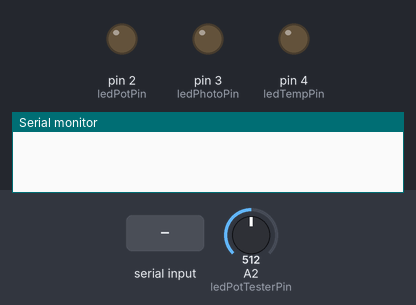
Simulated run of this sketch. Board: Arduino Uno, built with avr-gcc and run on an emulated ATmega328P. On the bench: output pins drawn as LEDs (lit = HIGH), the last lines printed to the serial monitor. Inputs (shaded band) come from the test bench; at power-on: A2 (ledPotTesterPin) = 512.

Above: at 1.2 s.
1.3 s: "pot" received over Serial
2.8 s: "int" received over Serial
At 3.3 s:
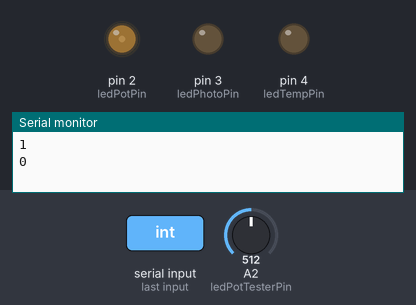
4.3 s: "temp" received over Serial
At 5.1 s:
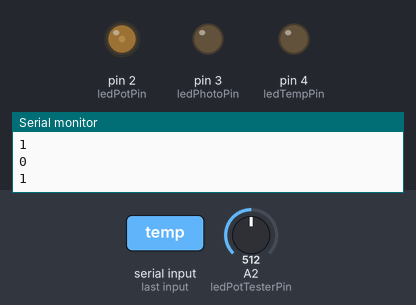
Timing chart, 0 to 7.3 s (numbered marks = the images above; inputs shaded):
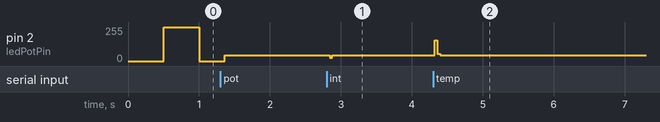

Measured:
- after the input at 2.8 s, pin 2 (ledPotPin): 45/255 → 25/255 at once, → 45/255 0.04 s later
- after the input at 4.3 s, pin 2 (ledPotPin): 45/255 → 156/255 at once, → 54/255 0.04 s later, → 45/255 0.04 s later

The sketch:

ArduinoReceiver.ino
```cpp
/*==========================================================================
                                ACIC Lab03
                              Filipe Reynaud
                              Joao Saramago
  ===========================================================================*/

/* For temperature task */
const float baselineTemp =  30.0;
const int ledTempPin = 4; // LED related to temperature sensor
const int ledTempTesterPin = A4; // analogue pin that tests the led circuit voltage
bool ledTempLastHealth = true; // health reported if the led is off
float temperature;

/* For blink LED task */
int blinkingInterval = 1000;
const int ledPotPin = 2;  // LED related to potentiometer
const int ledPotTesterPin = A2; // analogue pin that tests the led circuit voltage
bool ledPotLastHealth = true; // health reported if the led is off


/* For LED intensity task */
const int ledPhotoPin = 3; // LED related to Light Sensor
const int ledPhotoTesterPin = A3; // analogue pin that tests the led circuit voltage
bool ledPhotoLastHealth = true; // health reported if the led is off
int intensity;

/* Time variables */
unsigned int long currentMillis;
unsigned int long previousMillis;


void setup() {
  Serial.begin(115200);

  for (int pinNumber = 2; pinNumber < 5; pinNumber++) {
    pinMode(pinNumber, OUTPUT);
    digitalWrite(pinNumber, LOW);
  }

  currentMillis = millis();
  previousMillis = currentMillis;
}


/*
   readTemperatureTask
   This function turns on a led depending on the received temperature information and if it is above a given baseline.
*/

void readTemperatureTask() {
  if (temperature > baselineTemp) {
    digitalWrite(ledTempPin, HIGH);
    // As this LED may not be always on, we need to be sure to test it when it is turned ON
    ledTempLastHealth = getLedHealth(ledTempTesterPin, ledTempPin, ledTempLastHealth);
  }
  else {
    digitalWrite(ledTempPin, LOW);
  }
}


/*
   blinkLEDTask
   This function regulates the period at which the LED blinks with
   the blinking interval received from the Serial.
*/
void blinkLEDTask() {
  currentMillis = millis();

  // If the blinkingInterval has passed, keep LED ON. Only turn LED OFF
  // in the next call of this task. No delays were used.
  if (currentMillis - previousMillis > blinkingInterval/2) {
    digitalWrite(ledPotPin, HIGH);
    if (currentMillis - previousMillis > blinkingInterval) {
      previousMillis = currentMillis;
      // As this LED is blinking, we need to be sure to test it when it is turned ON
      ledPotLastHealth = getLedHealth(ledPotTesterPin, ledPotPin, ledPotLastHealth);
    }
  }
  else {
    digitalWrite(ledPotPin, LOW);
  }
}


/*
   intensityLEDTask
   This function regulates the intensity of the light emitted by the LED
   with the intesity information received from the Serial.
*/
void intensityLEDTask() {
  analogWrite(ledPhotoPin, intensity);
}


/*
   Read serial with sensor's information coming from the PC
*/
void readSerialTask()
{
  String readString;

  // Try to read something from Serial on char at a time
  while (Serial.available()) {
    delay(3);  //delay to allow buffer to fill
    if (Serial.available() > 0) {
      char c = Serial.read();  //gets one char from serial buffer
      readString += c; //makes the string readString
    }
  }

  // If something was read from the Serial then extract the information from it
  if (readString.length() > 0) {

      String sensor_name = getValue(readString,':',0);
      String sensor_value = getValue(readString,':',1);

      if (sensor_name == "int") {
        intensity = sensor_value.toInt();
        ledPhotoLastHealth = getLedHealth(ledPhotoTesterPin, ledPhotoPin, ledPhotoLastHealth);
        delay(10);
        Serial.println(ledPhotoLastHealth);
      } else if (sensor_name == "pot") {
        blinkingInterval = sensor_value.toInt();
        delay(10);
        Serial.println(ledPotLastHealth);
      } else if (sensor_name == "temp") {
        temperature = sensor_value.toFloat();
        delay(10);
        Serial.println(ledTempLastHealth);
      }

    // reset String so it is ready to get a new String from Serial
    readString="";
  }
}

int int_led_zero_counter = 0;

boolean getLedHealth(int probePin, int ledPin, bool lastHealth)
{
  int value = analogRead(probePin);
  if (ledPin != ledPhotoPin && 200 < value && value < 850) {
    return true;
  }
  else if (ledPin == ledPhotoPin && intensity > 0) {
    long start = millis();

    // for intensity 1 we need 300 cycles to get a stable health report, for intensity 100 we need 15 cycles
    int cycles = 300 - 80 * log10(5*(intensity-0.8));
    // Serial.println(cycles);
    for (int i = 0; i < cycles; i++) {
      value = analogRead(probePin);
      if (value > 100 && value < 900) {

        int elapsed = millis() - start;
        // Serial.print("Time ");
        // Serial.println(elapsed);

        return true;
      }
    }

    int elapsed = millis() - start;
    // Serial.print("Time ");
    // Serial.println(elapsed);

    return false;
    /*
    if (value == 0 && int_led_zero_counter < 100) {
      int_led_zero_counter++;
      return lastHealth;
    } else if (value == 0 && int_led_zero_counter >= 100) {
      int_led_zero_counter = 0;
      return false;
    } else if (value == 1023) {
      return false;
    }
    int_led_zero_counter = 0;
    return true;
    */
  }
  else {
    return false;
  }
}


/*
   From the received String get a value from a certain index after spliting the String by a specific character
*/
String getValue(String data, char separator, int index)
{
  int found = 0;
  int strIndex[] = {0, -1};
  int maxIndex = data.length()-1;

  for(int i=0; i<=maxIndex && found<=index; i++){
    if(data.charAt(i)==separator || i==maxIndex){
        found++;
        strIndex[0] = strIndex[1]+1;
        strIndex[1] = (i == maxIndex) ? i+1 : i;
    }
  }

  return found>index ? data.substring(strIndex[0], strIndex[1]) : "";
}


/*
   Main loop with Round-Robin software architecture
*/
void loop() {
  readSerialTask();
  blinkLEDTask();
  readTemperatureTask();
  intensityLEDTask();

}
```
